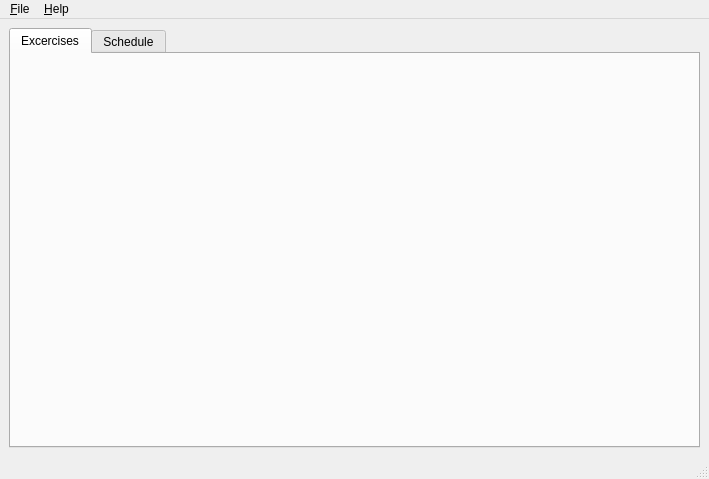
<?xml version="1.0" encoding="UTF-8"?>
<ui version="4.0">
 <class>MainWindow</class>
 <widget class="QMainWindow" name="MainWindow">
  <property name="geometry">
   <rect>
    <x>0</x>
    <y>0</y>
    <width>709</width>
    <height>479</height>
   </rect>
  </property>
  <property name="windowTitle">
   <string>MainWindow</string>
  </property>
  <widget class="QWidget" name="centralwidget">
   <layout class="QGridLayout" name="gridLayout">
    <item row="0" column="0">
     <widget class="QTabWidget" name="tabWidget">
      <property name="currentIndex">
       <number>0</number>
      </property>
      <widget class="QWidget" name="tab">
       <attribute name="title">
        <string>Excercises</string>
       </attribute>
      </widget>
      <widget class="QWidget" name="tab_2">
       <attribute name="title">
        <string>Schedule</string>
       </attribute>
       <layout class="QGridLayout" name="gridLayout_2">
        <item row="0" column="0">
         <widget class="QCalendarWidget" name="calendarWidget"/>
        </item>
       </layout>
      </widget>
     </widget>
    </item>
   </layout>
  </widget>
  <widget class="QMenuBar" name="menubar">
   <property name="geometry">
    <rect>
     <x>0</x>
     <y>0</y>
     <width>709</width>
     <height>30</height>
    </rect>
   </property>
   <widget class="QMenu" name="menu_File">
    <property name="title">
     <string>&amp;File</string>
    </property>
    <addaction name="action_Clear_user_info"/>
   </widget>
   <widget class="QMenu" name="menu_Help">
    <property name="title">
     <string>&amp;Help</string>
    </property>
    <addaction name="actionAbout_Qt"/>
    <addaction name="action_Quit"/>
   </widget>
   <addaction name="menu_File"/>
   <addaction name="menu_Help"/>
  </widget>
  <widget class="QStatusBar" name="statusbar"/>
  <action name="action_Clear_user_info">
   <property name="text">
    <string>&amp;Clear user info</string>
   </property>
  </action>
  <action name="actionAbout_Qt">
   <property name="text">
    <string>About Qt</string>
   </property>
  </action>
  <action name="action_Quit">
   <property name="text">
    <string>&amp;Quit</string>
   </property>
  </action>
 </widget>
 <resources/>
 <connections/>
</ui>
